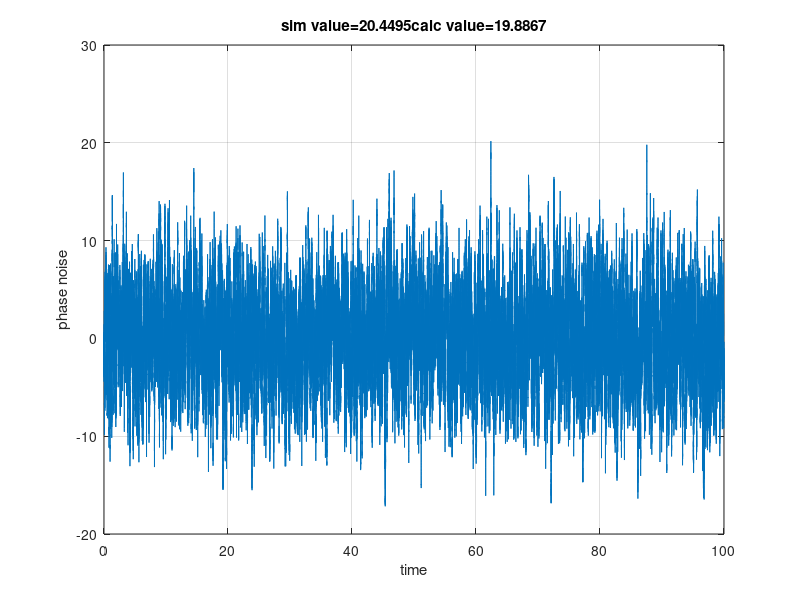

This chart was generated by the following MATLAB code:
%% https://github.com/VSHEV92/Synchronization_Systems_Models
clc; clear; close all; 

%% Моделирование прохождения белого шума через фапч. Дисперсия фазового шума должена быть равена
%% произведению дисперсии шума на шумовую полосу фапч.

%% Литература: Gardner Phaselock Technique p.30

Ts = 1e-3;                % шаг дискретизации
Tsim = 100;               % время моделирования
Time = 0:Ts:Tsim;         
Nsamp = length(Time);     % число отсчетов

ksi = sqrt(2);            % декремент затухания 
BL = 10;                  % односторонняя шумовая полоса
BL_n = BL * Ts;           % нормированная шумовая полоса

kp = 4*ksi*BL_n / (ksi + 0.25/ksi);        % усиление пропорциональной ветви
ki = 4*BL_n^2 / (ksi + 0.25/ksi)^2;        % усиление интегрирующей ветви

%% входной сигнал - новмальный белый шум
noise_var = 1;
indata = randn(1, Nsamp) .* sqrt(noise_var);

%% ошибка по фазе, выход фильтра и фаза NCO
err = zeros(1, Nsamp);
nco_phase = zeros(1, Nsamp);
loop_filter_out = zeros(1, Nsamp);

%% прошлое значение в интегрирующей ветви
ki_out_last = 0;

for n = 2:Nsamp
    % вычисление ошибки
    err(n) = indata(n)/sqrt(Ts) - nco_phase(n-1);

    % петлевой фильтр
    kp_out = kp * err(n);
    ki_out = ki * err(n) + ki_out_last;
    loop_filter_out(n) = kp_out + ki_out;
    ki_out_last = ki_out;

    % вычисление фазы NCO
    nco_phase(n) = nco_phase(n-1) + loop_filter_out(n); 
endfor

%% дисперсия фазовой ошибки
sim_var = var(nco_phase)

%% расчетное значение дисперсии фазовой ошибки
calc_var = var(indata) * 2 * BL

plot(Time, nco_phase); grid on;
xlabel('time'); ylabel('phase noise')

msg = strcat(num2str(sim_var, 'sim value=%-d '), num2str(calc_var, 'calc value=%-d'));
title(msg)


